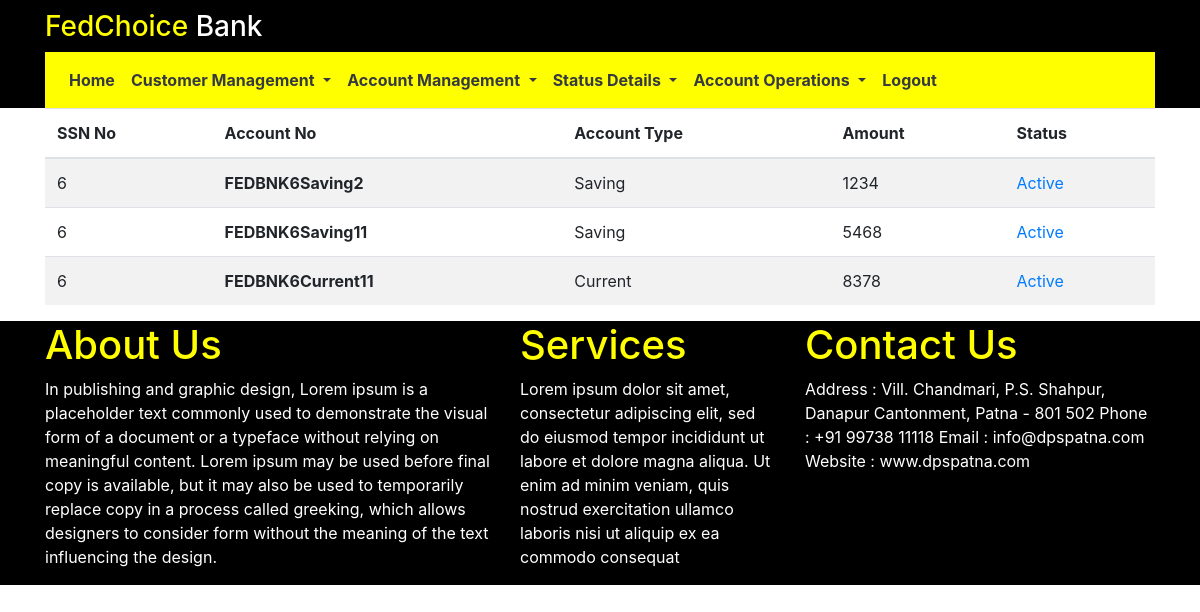
/account_status (signed in), run on an earlier commit of the app's database.
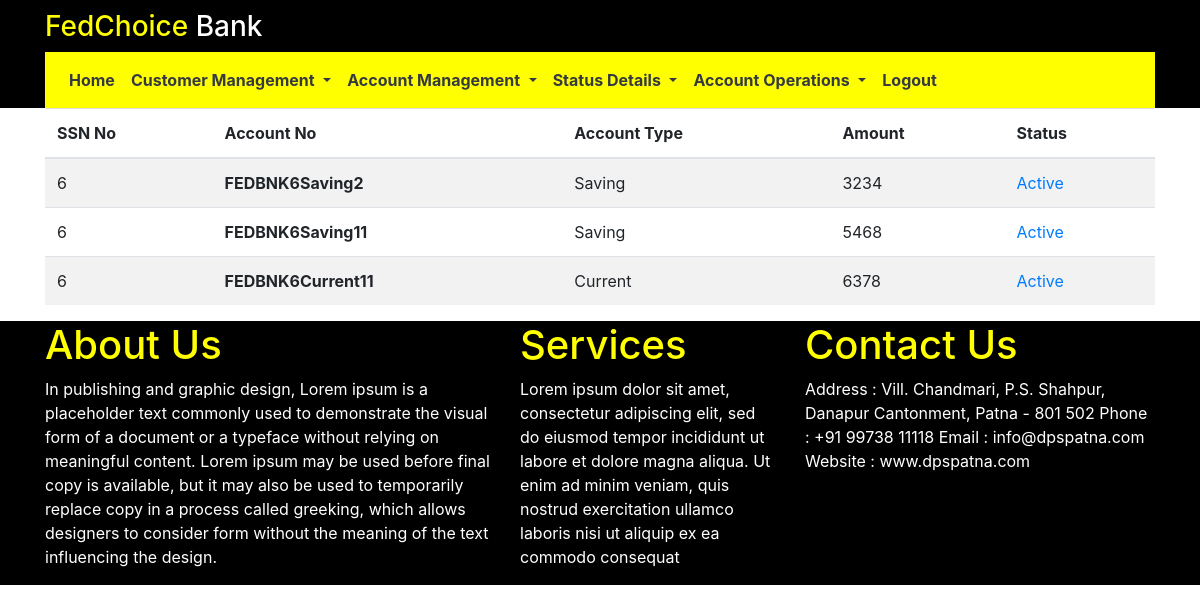
And on a later commit of the database.
### RetailBank/models.py (models this page shows, shortened)
class Account(db.Model):
	account_no = db.Column(db.String(22),primary_key=True)
	ssd_id = db.Column(db.Integer,ForeignKey('customer.ssd_id'))
	account_type = db.Column(db.String(10),nullable=False)
	deposit_amount = db.Column(db.Integer,nullable=False)

### RetailBank/routes.py (the view)
@app.route('/account_status',methods=['GET','POST'])
@login_required
def account_status():
	accounts = Account.query.all()
	return render_template('accountStatus.html',accounts=accounts)

### RetailBank/models.py (called while the page is built)
@login_manager.user_loader
def load_user(user_id):
    return userstore.query.get(int(user_id))

### RetailBank/templates/accountStatus.html
{% extends 'base.html'%}
{% block content %}
<div class="container">
    <table class="table table-striped">
        <thead>
            <tr>
                <th>SSN No</th>
                <th>Account No</th>
                <th>Account Type</th>
                <th>Amount</th>
                <th>Status</th>
            </tr>
        </thead>
        <tbody>
            {% for account in accounts%}
            <tr>
                <td>{{account.ssd_id}}</td>
                <th scope="row">{{account.account_no}}</thead>
                <td>{{account.account_type}}</td>
                <td>{{account.deposit_amount}}</td>
                <td><a href="#">Active</a></td>
            </tr>
            {% endfor %}
        </tbody>
    </table>
</div>
{% endblock %}

### RetailBank/templates/base.html (shortened to what this page needs)
<!DOCTYPE html>
<html>
<head>
  <link rel="stylesheet" href="https://stackpath.bootstrapcdn.com/bootstrap/4.5.0/css/bootstrap.min.css"
>
</head>
<body>
  {% include 'includes/header.html' %}
  {% block content %}
  {% endblock %}
  {% include 'includes/footer.html'%}
</body>
</html>

### RetailBank/templates/includes/header.html (shortened to what this page needs)
<div style="background-color: black;">
    <div class="container">
        <h3 style="padding-top: 10px;">
            <x style="color: yellow;">FedChoice </x>
            <x class="text-white">Bank</x>
        </h3>
        <nav class="navbar navbar-expand-sm" style="background-color: yellow;">
            <ul class="navbar-nav">
                <li class="nav-item"><a class="nav-link text-dark" href="{{url_for('home')}}"><b>Home</b></a></li>
                <li class="nav-item dropdown">
                    <a class="nav-link dropdown-toggle text-dark" href="#" id="navbarDropdownMenuLink" role="button"
                        data-toggle="dropdown" aria-haspopup="true" aria-expanded="false">
                        <b>Customer Management</b>
                    </a>
                </li>
                <li class="nav-item dropdown">
                    <a class="nav-link dropdown-toggle text-dark" href="#" id="navbarDropdownMenuLink" role="button"
                        data-toggle="dropdown" aria-haspopup="true" aria-expanded="false">
                        <b>Account Management</b>
                    </a>
                </li>
                <li class="nav-item dropdown">
                    <a class="nav-link dropdown-toggle text-dark" href="#" id="navbarDropdownMenuLink" role="button"
                        data-toggle="dropdown" aria-haspopup="true" aria-expanded="false">
                        <b>Status Details</b>
                    </a>
                </li>
                <li class="nav-item dropdown">
                    <a class="nav-link dropdown-toggle text-dark" href="#" id="navbarDropdownMenuLink" role="button"
                        data-toggle="dropdown" aria-haspopup="true" aria-expanded="false">
                        <b>Account Operations</b>
                    </a>
                </li>
                <li class="nav-item"><a class="nav-link text-dark" href="{{url_for('logout')}}"><b>Logout</b></a></li>
            </ul>
        </nav>
    </div>
</div>

### RetailBank/templates/includes/footer.html (shortened to what this page needs)
<footer style="background-color: black;">
    <div style="background-color: black; color: yellow;">
        <div class="container">
            <div class="row">
                <div class="col-md-5">
                    <h1>About Us</h1>
                    <p class="text-white">In publishing and graphic design, Lorem ipsum is a placeholder text commonly
                        used to demonstrate
                        the visual form of a document or a typeface without relying on meaningful content. Lorem ipsum
                        may be used before final copy is available, but it may also be used to temporarily replace copy
                        in a process called greeking, which allows designers to consider form without the meaning of the
                        text influencing the design.</p>
                </div>
                <div class="col-md-3">
                    <h1>Services</h1>
                    <p class="text-white">Lorem ipsum dolor sit amet, consectetur adipiscing elit, sed do eiusmod tempor
                        incididunt ut
                        labore et dolore magna aliqua. Ut enim ad minim veniam, quis nostrud exercitation ullamco
                        laboris nisi ut aliquip ex ea commodo consequat</p>
                </div>
                <div class="col-md-4">
                    <h1>Contact Us</h1>
                    <p class="text-white">
                        Address : Vill. Chandmari, P.S. Shahpur, Danapur Cantonment, Patna - 801 502
                        Phone : +91 99738 11118
                        Email : info@dpspatna.com
                        Website : www.dpspatna.com</p>
                </div>
            </div>
        </div>
</footer>

What changed in the data, as far as the page shows it:
changed Account "FEDBNK6Saving2": deposit_amount "1234" → "3234"
changed Account "FEDBNK6Current11": deposit_amount "8378" → "6378"
